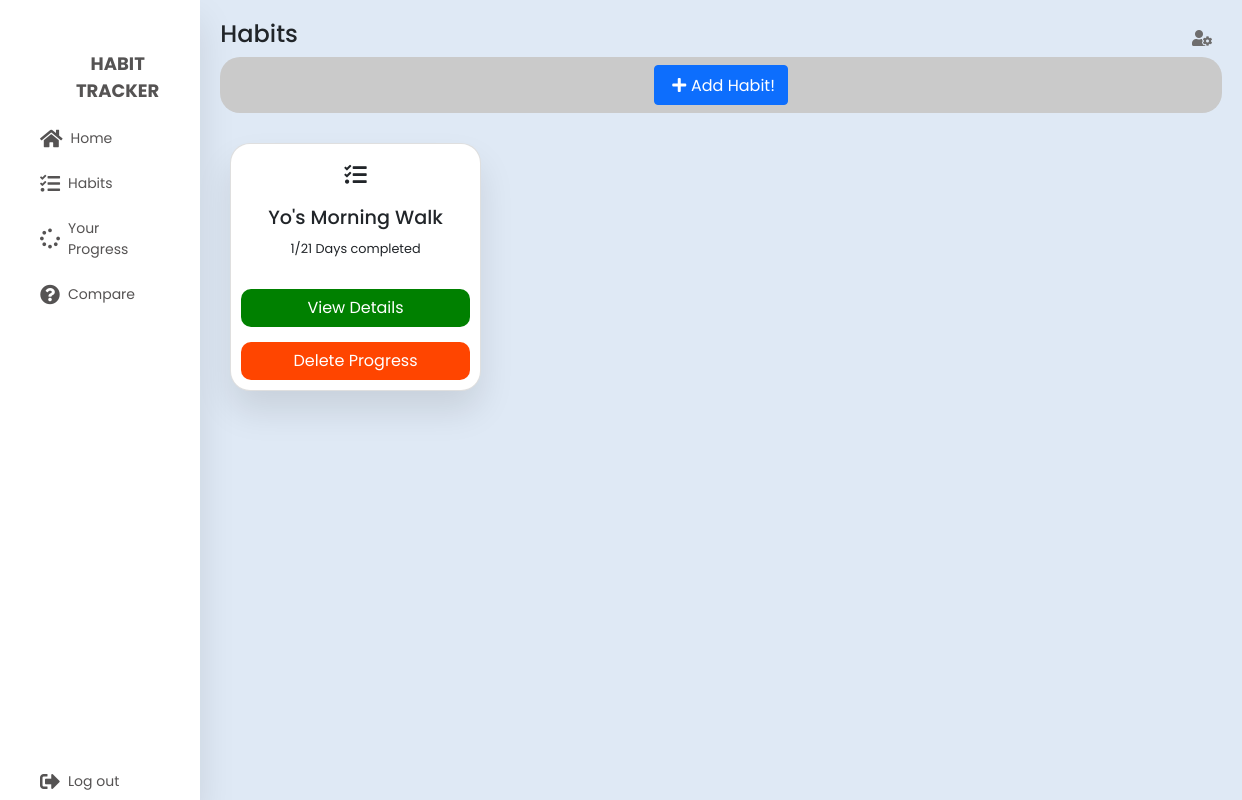
Page /tasks (signed in) on the earlier database version.
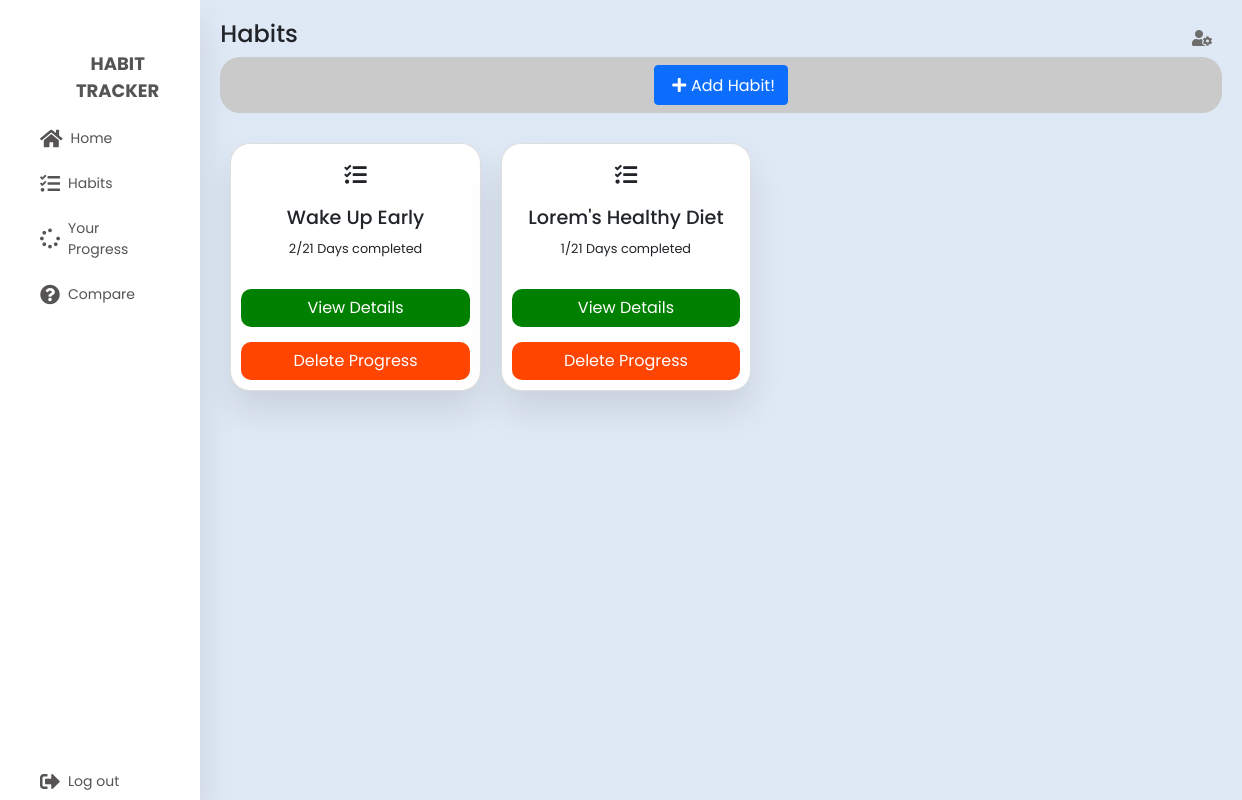
Same page on the later database version.
### tables this page shows
CREATE TABLE day_progress (
        id INTEGER PRIMARY KEY AUTOINCREMENT,
        completed_days INTEGER NOT NULL DEFAULT 0,
        user_id INTEGER NOT NULL,
        habit_id INTEGER NOT NULL,
        created_at TIMESTAMP DEFAULT CURRENT_TIMESTAMP,
        updated_at TIMESTAMP,
        FOREIGN KEY (user_id) REFERENCES users(id),
        FOREIGN KEY (habit_id) REFERENCES habits(id)
    );

CREATE TABLE habits (
        id INTEGER PRIMARY KEY AUTOINCREMENT,
        title VARCHAR(250) NOT NULL,
        duration INTEGER NOT NULL,
        user_id INTEGER NOT NULL,
        created_at TIMESTAMP DEFAULT CURRENT_TIMESTAMP,
        updated_at TIMESTAMP,
        FOREIGN KEY (user_id) REFERENCES users(id)
    );

### server.py (the view)
@app.route("/tasks")
def tasks():
	if not is_logged_in():
		return redirect(url_for("loginPage"))
	tasks = get_habits_by_day_progress(int(get_login_session()))
	return render_template('tasks.html', tasks=tasks);

### dbconnection.py (called while the page is built)
def get_db_connection():
    conn = sqlite3.connect('database.db')
    conn.row_factory = sqlite3.Row
    return conn

### server.py (called while the page is built)
def is_logged_in():
	if not session.get("user_id"):
		return False
	else:
		return True

def get_login_session():
	return session["user_id"]

### services/habits.py (called while the page is built)
def get_habits_by_day_progress(user_id=0):
    conn = dbconnection()
    habits = conn.execute("select habits.*, day_progress.completed_days from day_progress inner join habits on day_progress.habit_id=habits.id where day_progress.user_id=?",(user_id,)).fetchall()
    conn.commit()
    conn.close()
    return habits

### templates/tasks.html (shortened to what this page needs)
{% with title='Tasks | Habit Tracker' %} {% include "header.html" %} {% endwith
%}
<section class="main">
	<div class="main-top">
		<h1>Habits</h1>
		<i class="fas fa-user-cog"></i>
	</div>
	<center class="nodatacnt">
		<button
			type="button"
			class="btn btn-primary"
			data-bs-toggle="modal"
			data-bs-target="#addtask"
		>
			<i class="fas fa-plus"></i>Add Habit!
		</button>
	</center>
	<div class="main-skills">
		{% block content %} {% for task in tasks %}
		<div class="card">
			<i class="fas fa-tasks"></i>
			<h3>{{task['title']}}</h3>
			<p>{{task['completed_days']}}/{{task['duration']}} Days completed</p>
			<button
				class="button"
				onclick="window.location.href
				=`/habit_details/{{task['id']}}`"
				style="background-color: green"
			>
				View Details
			</button>
			<button class="button delete-btn" data-id="{{task['id']}}">
				Delete Progress
			</button>
		</div>
		{% endfor %} {% endblock %}
	</div>
</section>
{% include 'footer.html' %}

Differences in the rows shown:
changed day_progress: title "Yo's Morning Walk" → "Wake Up Early"; completed_days "1" → "2"
added day_progress: title "Lorem's Healthy Diet", completed_days "1", duration "21"
